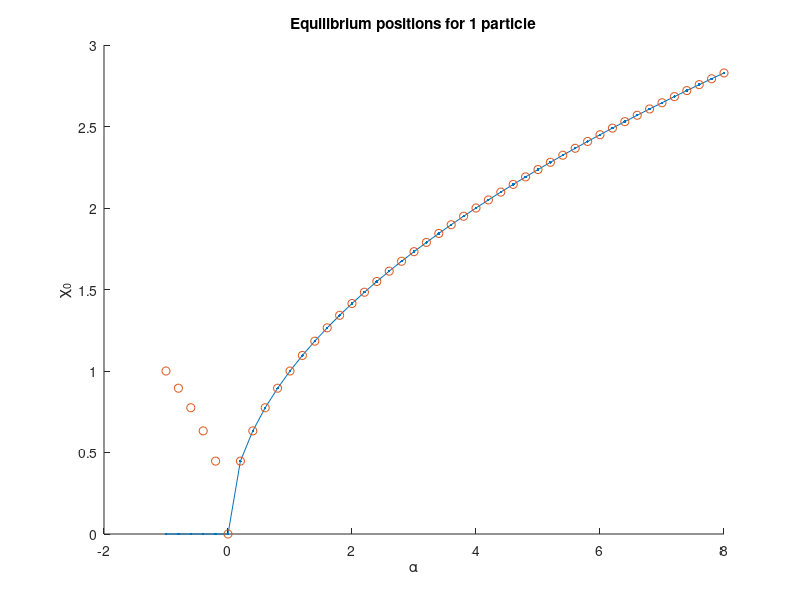
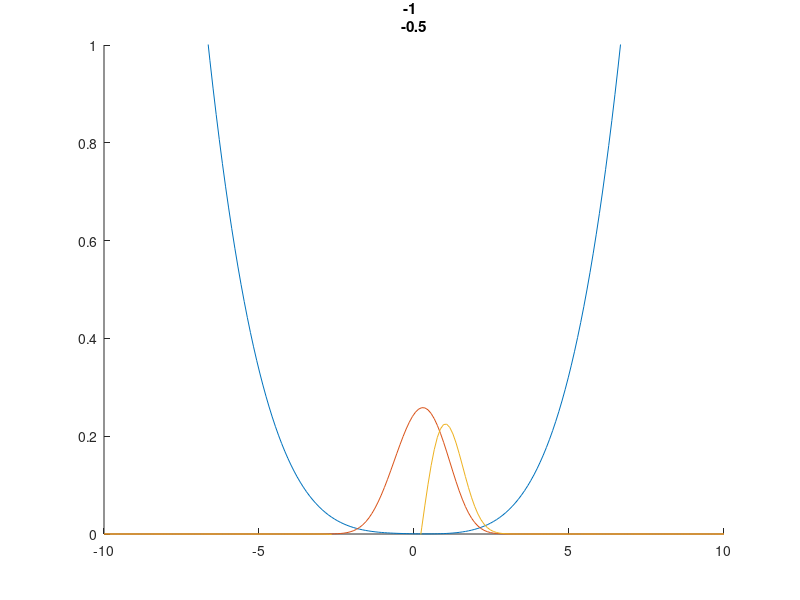

These charts were generated, in order, by the following MATLAB code: (Note: this script raises an error after producing the figures.)
clc
clear all

Nx      = 200;
Alpha   = -1:0.2:8;
Kappa   = -0.5:0.01:0.5;

WaveFunction = zeros(length(Alpha), length(Kappa), Nx);

% 1 particle Equilibrium positions

Eq_Pos = [];

for i = 1:length(Alpha)
    a           = Alpha(i);
    Potential   = @(x) 0.25 * (x^2 - a)^2;
    options     = optimset('TolFun', 1e-14, 'TolX', 1e-14, 'MaxFunEvals', 10^9, 'MaxIter', 10^9);
    x_start     = 0;
    [x0, fval0] = fminsearch(Potential, x_start, options);
    Eq_Pos(i)   = x0;
end

figure(1)
clf(figure(1))
hold on
title('Equilibrium positions for 1 particle')
xlabel('\alpha')
ylabel('\chi_0')
plot(Alpha, Eq_Pos, '.-')
plot(Alpha, sqrt(abs(Alpha)), 'o')
hold off

Polarization                            = struct();

% Creating the potnential
for alphaInd = 1 : length(Alpha)
    a = Alpha(alphaInd);

    for kappaInd = 1:length(Kappa)
        k = Kappa(kappaInd);
        S   = linspace(-10, 10, Nx);
        dx  = S(2) - S(1);
        V   = 0.25 * (S.^2 - a).^2 + k * S;

        PotentialMtx = sparse(diag(V));
        for i = 2:Nx
            K = 1/(2 * dx^2);
            KineticMtx(i - 1, i) = -K;
            KineticMtx(i, i - 1) = -K;
        end
        Hamiltonian = PotentialMtx + sparse(KineticMtx);
        
        [Psi, E]    = eig(full(Hamiltonian));
        E           = diag(E);
        dE          = E(2) - E(1);
        
        Polarization.Splitting(alphaInd, kappaInd) = dE;

        figure(4)
        clf(figure(4))
        hold on
        title([a k])
        ylim([0 1])
        plot(S, 5*V/max(V))
        plot(S, (Psi(:, 1)/norm(Psi(:, 1))))
        plot(S, (Psi(:, 2)/norm(Psi(:, 2))))
        yline(0)
        ylim([-0.2 0.2])
        %Fr = getframe(gcf);
        %[Im(:, :, 1, alphaInd), Map] = rgb2ind(Fr.cdata, 8);
    
        hold off

        %Polarization calculation
        Int = 0;
        for i = 1:1
            for n = 1:Nx
                Int = Int + Psi(n, i)' * S(n) * Psi(n, i) * dx;
            end
            Pol(alphaInd, kappaInd) = Int;
        end

        WaveFunction(alphaInd, kappaInd, :) = Psi(:, 1);

        % Calculating the classical equilibrium positions
        a           = Alpha(alphaInd);
        k           = Kappa(kappaInd);
        Potential   = @(x) 0.25 * (x^2 - a)^2 + k * x;
        options     = optimset('TolFun', 1e-14, 'TolX', 1e-14, 'MaxFunEvals', 10^9, 'MaxIter', 10^9);
        x_start     = 0;
        [x0, fval0] = fminsearch(Potential, x_start, options);
        Eq_Pos(i)   = x0;
    
        
        ClassicalPol(alphaInd, kappaInd) = sum(x0);
    end
    
    

    Split(alphaInd, 1) = E(2) - E(1);
    Split(alphaInd, 2) = a;
end


figure(5)
clf(figure(5))
hold on
surf(Alpha, Kappa, Pol.','FaceAlpha',0.5)
xlabel('Alpha')
ylabel('Kappa')
zlabel('P')
hold off




Polarization.Info                       = '1 particle polarization and data structure.';
Polarization.Resolution                 = Nx;
Polarization.Alpha                      = Alpha;
Polarization.Kappa                      = Kappa;
Polarization.PolarizationMtx            = Pol;
Polarization.Splittings                 = Split(:, 1);
Polarization.GSWaveFunctionMtx          = WaveFunction;
Polarization.ClassicalPolarizationMtx   = ClassicalPol;

save('OneParticlePolarization', 'Polarization')
disp('Done with calculation')
